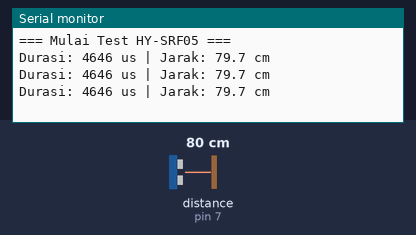
A sketch run on a simulated Arduino Uno, built with avr-gcc and run on an emulated ATmega328P. Parts: the last lines printed to the serial monitor. Wiring (inferred from the names in the program): ultrasonic range finder: trigger pin 6; echo pin 7. Inputs (shaded band) come from the test bench; at power-on: distance to the obstacle (sensor on pin 7) 80 cm. The echo pulse lasts 58.3 µs per cm.

Above: at 1.3 s.
1.4 s: distance to the obstacle (sensor on pin 7) set to 2 cm
At 1.9 s:
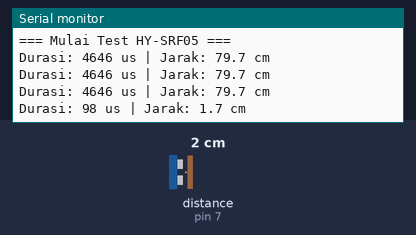
2.9 s: distance to the obstacle (sensor on pin 7) set to 4 cm
At 3.4 s:
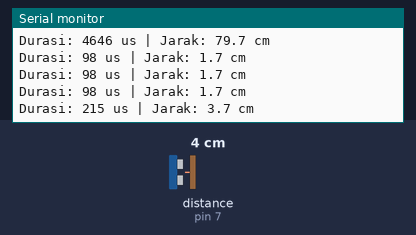
Timing chart, 0 to 5.9 s (numbered marks = the images above; inputs shaded):
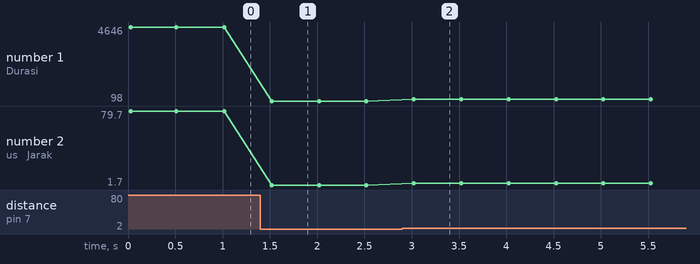

The sketch:

Konfigurasi_Ultrasonik.ino
```cpp
const int trigPin = 6;
const int echoPin = 7;

void setup() {
  Serial.begin(9600);
  pinMode(trigPin, OUTPUT);
  pinMode(echoPin, INPUT);
  Serial.println("=== Mulai Test HY-SRF05 ===");
}

void loop() {
  // Pastikan Trig bersih sebelum memicu
  digitalWrite(trigPin, LOW);
  delayMicroseconds(5);

  // Kirim pulsa 10 mikrodetik
  digitalWrite(trigPin, HIGH);
  delayMicroseconds(10);
  digitalWrite(trigPin, LOW);

  // Baca durasi Echo dengan timeout 30.000 us (~5 meter)
  long duration = pulseIn(echoPin, HIGH, 30000);

  if (duration == 0) {
    Serial.println("ERROR: Timeout (Tidak ada sinyal Echo / Kabel bermasalah)");
  } else {
    float distance = (duration * 0.0343) / 2.0;
    Serial.print("Durasi: ");
    Serial.print(duration);
    Serial.print(" us | Jarak: ");
    Serial.print(distance, 1);
    Serial.println(" cm");
  }

  delay(500);
}
```

Measured:
- after the input at 1.4 s, the serial monitor: prints a new line after 0.12 s (image 1)
- after the input at 2.9 s, the serial monitor: prints a new line after 0.12 s (image 2)
- plotted number 1: 4646 → 98 after the input at 1.4 s, 98 → 215 after the input at 2.9 s
- plotted number 2: 79.7 → 1.7 after the input at 1.4 s, 1.7 → 3.7 after the input at 2.9 s
